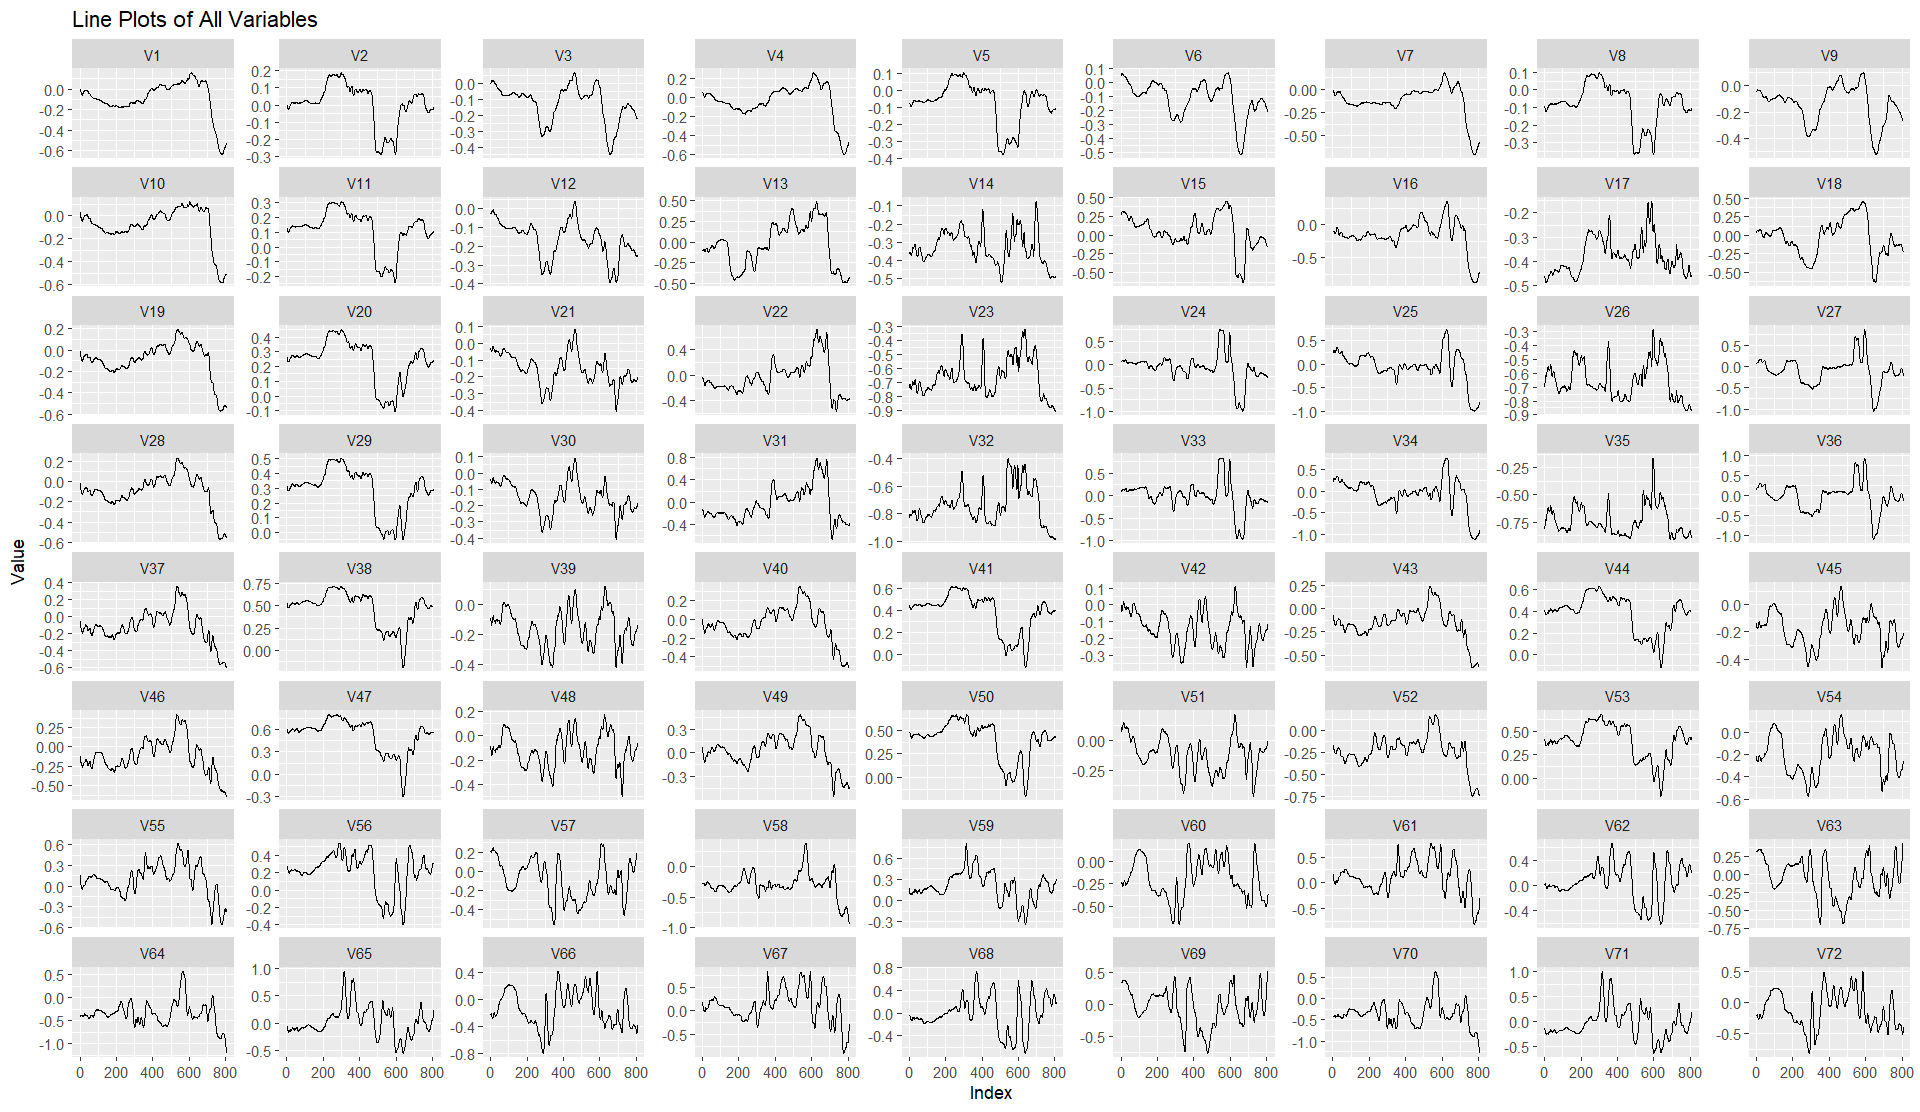

R code for this plot:
library(jsonlite)
library(ggplot2)
library(reshape2)  # Needed for the melt function

# Loading the data
data <- fromJSON("data/empty_generated_0_shift_28.json")

# Unpacking the result part of the data
result <- as.data.frame(data$result)  # Assuming this is the correct part to visualize

# Adding a time variable (Index) if it doesn't exist
result$Index <- 1:nrow(result)

# Reshaping the data using the melt function from reshape2
result_long <- melt(result, id.vars = "Index", variable.name = "Variable", value.name = "Value")

# Plotting all variables in a single screen
ggplot(result_long, aes(x = Index, y = Value)) +
  geom_line() +
  facet_wrap(~Variable, scales = "free_y") +  # Plots each variable in a separate panel
  labs(title = "Line Plots of All Variables", x = "Index", y = "Value")
